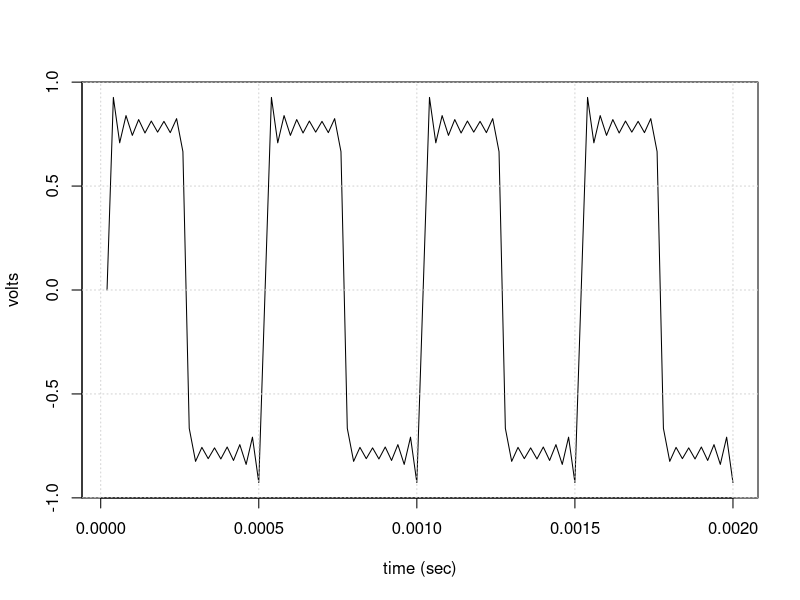
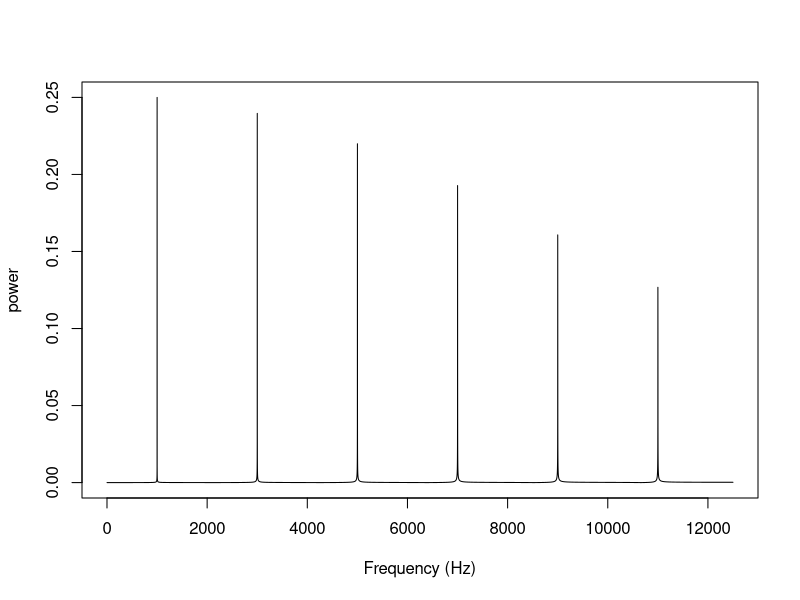

Reproduce these figures in R, in order.
fo=1000                        #fundamental frequency
w=2*pi*fo                     # radians per sec
fs=25000                      # Sample Frequency
t=seq(0,1,1/fs)
x=sin(w*t)+(1/3)*sin(3*w*t)+(1/5)*sin(5*w*t)+(1/7)*sin(7*w*t)+(1/9)*sin(9*w*t)+(1/11)*sin(11*w*t)                    # signal to be sampled
pcf=2/(as.integer(length(x))/2)   # power correction factor
fcf=fs/(as.integer(length(x))) #Frequency correction factor
# par(mfrow=c(1,2))
n=1:100
plot(n*1/fo/50,x[n],"l",xlab="time (sec)",ylab="volts")  #plots signal volts against time
grid()
a=abs(Re(fft(x)))
m=as.integer(length(a)/2)
ft=1:m
plot(ft,(a[ft])*pcf,"l",xlab="Frequency (Hz)",ylab="power")  #plots power against frequency
